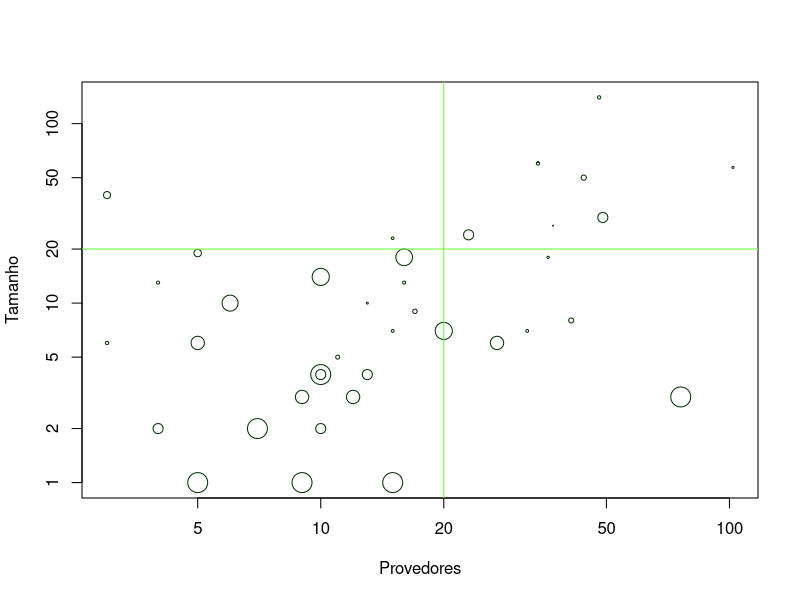

This figure's R source:
Tamanho = c(140,57,40,60,27,23,24,19,18,10,13,7,8,7,10,6,6,7,4,6,4,2,2,5,1,2,3,4,3,3,1,1,9,13,30,18,50,14,61)
Afetados = c(23,6,14,10,1,3,12,7,2,8,2,6,2,1,1,4,1,1,4,4,2,2,1,1,1,1,2,2,3,2,1,1,2,2,15,15,13,12,2)
Provedores = c(48,102,3,34,37,15,23,5,36,6,16,20,41,15,13,5,3,32,10,27,13,7,4,11,5,10,9,10,76,12,9,15,17,4,49,16,44,10,34)

# normalize the size of affecteds release
Afetados <- (Afetados*100)/Tamanho

pdf(file='./result_rq1_releases_affecteds.pdf')
plot(Provedores, Tamanho, log='xy', type='n')
symbols(Provedores, Tamanho, circles=Afetados, inches=0.1, add=T, fg='#003300')
abline(v=20, col='#69ff33')
abline(h=20, col='#69ff33')
dev.off()